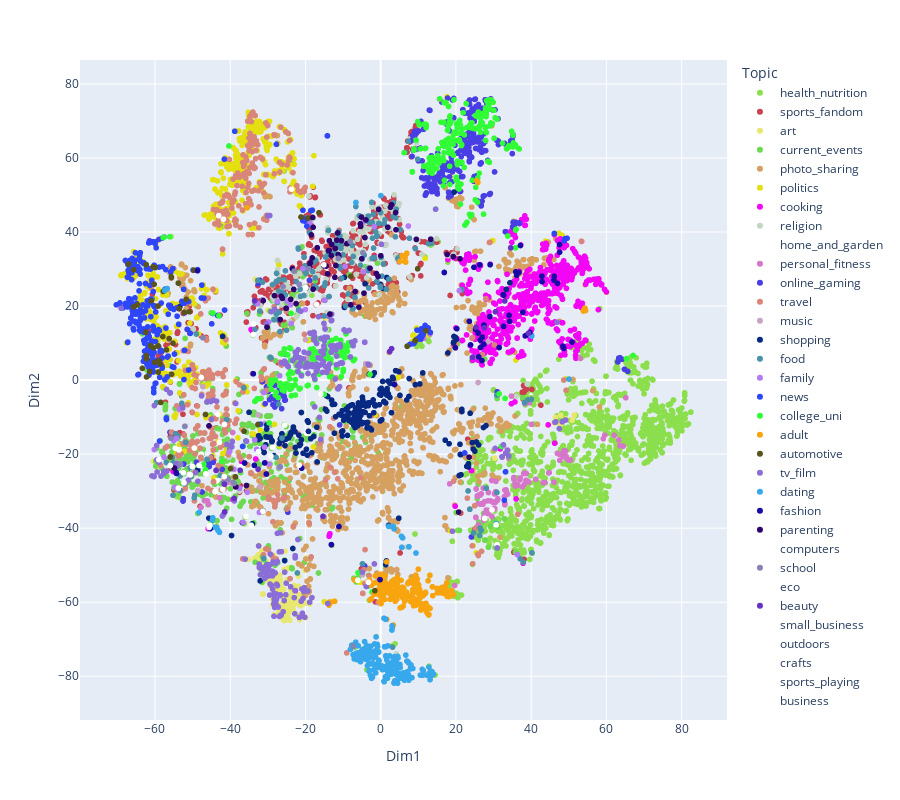

Here is the notebook cell this chart was saved with:
### Code cell
import plotly.express as px
import random
# convert the t-SNE results to a DataFrame
tsne_df = pd.DataFrame(data = tsne_results, columns = ['Dim1', 'Dim2'])

# add the county names to this DataFrame
tsne_df['Topic'] = df['topic'].values

topic_counts = df['topic'].value_counts()


# Get the top 75% topics by count
top_topics = topic_counts.index[:round(len(df['topic'].unique())*0.75)]

# Create a dictionary to map topic to color
color_map = {topic: 'white' if topic not in top_topics else "#{:06x}".format(random.randint(0, 0xFFFFFF)) for topic in tsne_df['Topic'].unique() if topic != 'white'}

# Create an interactive plot and color the points based on the color map
fig = px.scatter(tsne_df, x='Dim1', y='Dim2', hover_data=['Topic'], color='Topic', color_discrete_map=color_map)

# Set the height of the plot to elongate it
fig.update_layout(height=800)

# Show the plot
fig.show()

### Figure 1 — Plotly figure (JSON) as saved in the notebook; plotly's stock layout.template omitted (floating-point values rounded to 4 significant figures; data arrays with more than 128 entries replaced by an {"elided": "..."} marker saying what was removed)
{"data": [{"customdata": {"elided": "1272x1 str values"}, "hovertemplate": "Topic=%{customdata[0]}<br>Dim1=%{x}<br>Dim2=%{y}<extra></extra>", "legendgroup": "health_nutrition", "marker": {"color": "#8bdf4d", "symbol": "circle"}, "mode": "markers", "name": "health_nutrition", "showlegend": true, "type": "scattergl", "x": {"elided": "1272 float values"}, "xaxis": "x", "y": {"elided": "1272 float values"}, "yaxis": "y"}, {"customdata": {"elided": "471x1 str values"}, "hovertemplate": "Topic=%{customdata[0]}<br>Dim1=%{x}<br>Dim2=%{y}<extra></extra>", "legendgroup": "sports_fandom", "marker": {"color": "#cb404e", "symbol": "circle"}, "mode": "markers", "name": "sports_fandom", "showlegend": true, "type": "scattergl", "x": {"elided": "471 float values"}, "xaxis": "x", "y": {"elided": "471 float values"}, "yaxis": "y"}, {"customdata": {"elided": "150x1 str values"}, "hovertemplate": "Topic=%{customdata[0]}<br>Dim1=%{x}<br>Dim2=%{y}<extra></extra>", "legendgroup": "art", "marker": {"color": "#e7e86d", "symbol": "circle"}, "mode": "markers", "name": "art", "showlegend": true, "type": "scattergl", "x": {"elided": "150 float values"}, "xaxis": "x", "y": {"elided": "150 float values"}, "yaxis": "y"}, {"customdata": {"elided": "507x1 str values"}, "hovertemplate": "Topic=%{customdata[0]}<br>Dim1=%{x}<br>Dim2=%{y}<extra></extra>", "legendgroup": "current_events", "marker": {"color": "#6cd951", "symbol": "circle"}, "mode": "markers", "name": "current_events", "showlegend": true, "type": "scattergl", "x": {"elided": "507 float values"}, "xaxis": "x", "y": {"elided": "507 float values"}, "yaxis": "y"}, {"customdata": {"elided": "1254x1 str values"}, "hovertemplate": "Topic=%{customdata[0]}<br>Dim1=%{x}<br>Dim2=%{y}<extra></extra>", "legendgroup": "photo_sharing", "marker": {"color": "#d5a060", "symbol": "circle"}, "mode": "markers", "name": "photo_sharing", "showlegend": true, "type": "scattergl", "x": {"elided": "1254 float values"}, "xaxis": "x", "y": {"elided": "1254 float values"}, "yaxis": "y"}, {"customdata": {"elided": "549x1 str values"}, "hovertemplate": "Topic=%{customdata[0]}<br>Dim1=%{x}<br>Dim2=%{y}<extra></extra>", "legendgroup": "politics", "marker": {"color": "#e4df0f", "symbol": "circle"}, "mode": "markers", "name": "politics", "showlegend": true, "type": "scattergl", "x": {"elided": "549 float values"}, "xaxis": "x", "y": {"elided": "549 float values"}, "yaxis": "y"}, {"customdata": {"elided": "604x1 str values"}, "hovertemplate": "Topic=%{customdata[0]}<br>Dim1=%{x}<br>Dim2=%{y}<extra></extra>", "legendgroup": "cooking", "marker": {"color": "#f305f5", "symbol": "circle"}, "mode": "markers", "name": "cooking", "showlegend": true, "type": "scattergl", "x": {"elided": "604 float values"}, "xaxis": "x", "y": {"elided": "604 float values"}, "yaxis": "y"}, {"customdata": {"elided": "154x1 str values"}, "hovertemplate": "Topic=%{customdata[0]}<br>Dim1=%{x}<br>Dim2=%{y}<extra></extra>", "legendgroup": "religion", "marker": {"color": "#c3d6c6", "symbol": "circle"}, "mode": "markers", "name": "religion", "showlegend": true, "type": "scattergl", "x": {"elided": "154 float values"}, "xaxis": "x", "y": {"elided": "154 float values"}, "yaxis": "y"}, {"customdata": [["home_and_garden"], ["home_and_garden"], ["home_and_garden"], ["home_and_garden"], ["home_and_garden"], ["home_and_garden"], ["home_and_garden"], ["home_and_garden"], ["home_and_garden"], ["home_and_garden"], ["home_and_garden"], ["home_and_garden"]], "hovertemplate": "Topic=%{customdata[0]}<br>Dim1=%{x}<br>Dim2=%{y}<extra></extra>", "legendgroup": "home_and_garden", "marker": {"color": "white", "symbol": "circle"}, "mode": "markers", "name": "home_and_garden", "showlegend": true, "type": "scattergl", "x": [-33.8, -19.78, -47.69, -27.49, -53.22, -53.2, -37.13, -32.52, -2.754, -28.78, -43.52, 30.92], "xaxis": "x", "y": [15.17, -14.32, -20.0, -20.49, -29.42, -29.44, -23.4, -15.94, -52.83, -18.17, -27.18, -44.46], "yaxis": "y"}, {"customdata": [["personal_fitness"], ["personal_fitness"], ["personal_fitness"], ["personal_fitness"], ["personal_fitness"], ["personal_fitness"], ["personal_fitness"], ["personal_fitness"], ["personal_fitness"], ["personal_fitness"], ["personal_fitness"], ["personal_fitness"], ["personal_fitness"], ["personal_fitness"], ["personal_fitness"], ["personal_fitness"], ["personal_fitness"], ["personal_fitness"], ["personal_fitness"], ["personal_fitness"], ["personal_fitness"], ["personal_fitness"], ["personal_fitness"], ["personal_fitness"], ["personal_fitness"], ["personal_fitness"], ["personal_fitness"], ["personal_fitness"], ["personal_fitness"], ["personal_fitness"], ["personal_fitness"], ["personal_fitness"], ["personal_fitness"], ["personal_fitness"], ["personal_fitness"], ["personal_fitness"], ["personal_fitness"], ["personal_fitness"], ["personal_fitness"], ["personal_fitness"], ["personal_fitness"], ["personal_fitness"], ["personal_fitness"], ["personal_fitness"], ["personal_fitness"], ["personal_fitness"], ["personal_fitness"], ["personal_fitness"], ["personal_fitness"], ["personal_fitness"], ["personal_fitness"], ["personal_fitness"], ["personal_fitness"], ["personal_fitness"], ["personal_fitness"], ["personal_fitness"], ["personal_fitness"], ["personal_fitness"], ["personal_fitness"], ["personal_fitness"], ["personal_fitness"], ["personal_fitness"], ["personal_fitness"], ["personal_fitness"], ["personal_fitness"], ["personal_fitness"], ["personal_fitness"], ["personal_fitness"], ["personal_fitness"], ["personal_fitness"], ["personal_fitness"], ["personal_fitness"], ["personal_fitness"], ["personal_fitness"], ["personal_fitness"], ["personal_fitness"], ["personal_fitness"], ["personal_fitness"], ["personal_fitness"], ["personal_fitness"], ["personal_fitness"], ["personal_fitness"], ["personal_fitness"], ["personal_fitness"], ["personal_fitness"], ["personal_fitness"], ["personal_fitness"], ["personal_fitness"], ["personal_fitness"], ["personal_fitness"], ["personal_fitness"], ["personal_fitness"], ["personal_fitness"], ["personal_fitness"], ["personal_fitness"], ["personal_fitness"], ["personal_fitness"], ["personal_fitness"], ["personal_fitness"], ["personal_fitness"], ["personal_fitness"], ["personal_fitness"], ["personal_fitness"], ["personal_fitness"], ["personal_fitness"], ["personal_fitness"], ["personal_fitness"], ["personal_fitness"]], "hovertemplate": "Topic=%{customdata[0]}<br>Dim1=%{x}<br>Dim2=%{y}<extra></extra>", "legendgroup": "personal_fitness", "marker": {"color": "#d675c9", "symbol": "circle"}, "mode": "markers", "name": "personal_fitness", "showlegend": true, "type": "scattergl", "x": [33.53, 38.33, 44.77, 32.91, 30.23, 27.41, 26.83, 30.98, 25.98, 30.47, -42.83, 28.47, 65.15, 29.04, 25.37, 25.27, 49.27, 37.99, 26.58, 30.63, 31.15, 36.44, 26.43, 49.92, -46.07, 50.45, 39.39, 28.55, 37.09, 25.77, 32.88, 43.22, 27.76, 49.08, 27.24, 30.29, 48.46, 30.51, 35.8, 29.49, 33.33, 33.03, 29.92, 38.28, 25.67, 37.67, 35.39, 39.51, 29.21, -46.8, 47.6, 26.45, 43.6, 19.66, 11.43, 46.06, 64.46, 28.51, 30.09, 46.98, 48.71, 59.56, -45.71, 29.82, 38.69, 27.16, 34.73, 18.33, 53.06, 62.1, -47.75, 63.29, 63.57, 25.86, 40.06, 33.01, 30.27, 25.85, 28.7, 28.06, 33.72, 28.64, 25.33, 30.36, 29.92, 32.99, 44.65, 41.2, 38.16, 48.64, 25.37, 38.73, 30.44, 27.61, 47.5, 49.46, 26.74, -39.35, 29.57, 59.18, 36.99, 13.09, 35.71, 27.38, 49.13, 34.05, 35.38, 38.6], "xaxis": "x", "y": [-30.45, -6.337, -25.0, -31.47, -34.79, -37.85, -33.34, -32.52, -39.09, -33.03, -31.8, -35.18, -4.771, 50.14, -29.42, -37.03, -20.57, -25.24, -30.78, -27.37, -32.07, -28.35, -33.51, -21.61, -32.62, -21.61, -27.51, -36.04, -26.46, -31.42, -31.46, -27.68, -35.99, -20.49, -29.17, -34.64, -20.72, -30.14, -28.65, -27.12, -29.68, -33.38, -32.95, -25.13, -31.29, -28.84, -26.32, -6.147, -32.65, -32.59, -21.67, -31.09, -27.68, -55.49, 11.26, -27.57, -17.84, -32.62, -32.94, -19.81, -19.06, -14.86, -33.59, -34.93, -27.05, -33.53, -4.328, -28.03, 5.859, -14.92, -34.34, -16.15, -17.69, -33.39, -11.96, -33.69, -30.7, -31.16, -35.76, -35.09, -30.8, -30.37, -37.15, -30.76, -33.07, -29.71, -25.07, -26.81, -28.17, -19.31, -29.38, -25.23, -30.71, -32.82, -20.04, -21.19, -30.73, -14.15, -36.85, -15.84, -26.94, 12.47, -27.88, -37.18, -19.16, -21.06, -26.76, -27.07], "yaxis": "y"}, {"customdata": {"elided": "321x1 str values"}, "hovertemplate": "Topic=%{customdata[0]}<br>Dim1=%{x}<br>Dim2=%{y}<extra></extra>", "legendgroup": "online_gaming", "marker": {"color": "#483ee3", "symbol": "circle"}, "mode": "markers", "name": "online_gaming", "showlegend": true, "type": "scattergl", "x": {"elided": "321 float values"}, "xaxis": "x", "y": {"elided": "321 float values"}, "yaxis": "y"}, {"customdata": {"elided": "402x1 str values"}, "hovertemplate": "Topic=%{customdata[0]}<br>Dim1=%{x}<br>Dim2=%{y}<extra></extra>", "legendgroup": "travel", "marker": {"color": "#d98679", "symbol": "circle"}, "mode": "markers", "name": "travel", "showlegend": true, "type": "scattergl", "x": {"elided": "402 float values"}, "xaxis": "x", "y": {"elided": "402 float values"}, "yaxis": "y"}, {"customdata": [["music"], ["music"], ["music"], ["music"], ["music"], ["music"], ["music"], ["music"], ["music"], ["music"], ["music"], ["music"], ["music"], ["music"], ["music"], ["music"], ["music"], ["music"], ["music"], ["music"], ["music"], ["music"], ["music"], ["music"], ["music"], ["music"], ["music"], ["music"], ["music"], ["music"], ["music"], ["music"], ["music"], ["music"], ["music"], ["music"], ["music"], ["music"], ["music"]], "hovertemplate": "Topic=%{customdata[0]}<br>Dim1=%{x}<br>Dim2=%{y}<extra></extra>", "legendgroup": "music", "marker": {"color": "#c9a2c4", "symbol": "circle"}, "mode": "markers", "name": "music", "showlegend": true, "type": "scattergl", "x": [-3.991, -48.64, -19.57, -47.28, -19.95, -32.14, 32.45, -15.16, -39.5, -12.23, -4.826, -39.53, 32.42, 32.64, -20.39, -21.5, -17.58, -13.08, -18.91, -8.014, -16.96, -11.5, -25.08, -17.6, -55.73, -16.98, 25.89, -30.87, 28.57, -54.16, -29.75, -14.87, -54.18, -11.12, -56.25, -17.05, -19.33, -32.59, -14.57], "xaxis": "x", "y": [4.423, -29.82, 5.058, -1.753, 10.93, -28.84, -17.71, 5.082, -16.43, 7.244, -52.58, -28.06, -17.76, -17.88, 4.709, 4.355, 6.192, 10.58, 4.599, 9.411, 7.689, 3.408, 6.926, -7.222, -22.94, 4.283, -0.6445, -11.7, 10.39, -29.24, -12.44, 14.3, -22.32, 8.008, 10.82, 6.286, 6.478, -9.377, 2.453], "yaxis": "y"}, {"customdata": {"elided": "232x1 str values"}, "hovertemplate": "Topic=%{customdata[0]}<br>Dim1=%{x}<br>Dim2=%{y}<extra></extra>", "legendgroup": "shopping", "marker": {"color": "#072984", "symbol": "circle"}, "mode": "markers", "name": "shopping", "showlegend": true, "type": "scattergl", "x": {"elided": "232 float values"}, "xaxis": "x", "y": {"elided": "232 float values"}, "yaxis": "y"}, {"customdata": {"elided": "186x1 str values"}, "hovertemplate": "Topic=%{customdata[0]}<br>Dim1=%{x}<br>Dim2=%{y}<extra></extra>", "legendgroup": "food", "marker": {"color": "#4a91ab", "symbol": "circle"}, "mode": "markers", "name": "food", "showlegend": true, "type": "scattergl", "x": {"elided": "186 float values"}, "xaxis": "x", "y": {"elided": "186 float values"}, "yaxis": "y"}, {"customdata": [["family"], ["family"], ["family"], ["family"], ["family"], ["family"], ["family"], ["family"], ["family"], ["family"], ["family"], ["family"], ["family"], ["family"], ["family"], ["family"], ["family"], ["family"], ["family"], ["family"], ["family"], ["family"], ["family"], ["family"], ["family"], ["family"], ["family"], ["family"], ["family"], ["family"], ["family"], ["family"], ["family"], ["family"], ["family"], ["family"], ["family"], ["family"], ["family"], ["family"], ["family"], ["family"], ["family"], ["family"], ["family"], ["family"]], "hovertemplate": "Topic=%{customdata[0]}<br>Dim1=%{x}<br>Dim2=%{y}<extra></extra>", "legendgroup": "family", "marker": {"color": "#b57af5", "symbol": "circle"}, "mode": "markers", "name": "family", "showlegend": true, "type": "scattergl", "x": [-31.15, -4.804, -41.12, -20.98, -18.79, -40.15, -54.3, -0.6589, -24.25, -23.8, -26.96, -40.31, -21.69, -29.79, -31.38, 20.87, -14.96, -32.97, -27.45, -54.0, -53.45, -32.7, -55.04, -32.26, -54.97, -4.578, -33.47, 5.573, -39.02, -36.6, -24.01, -24.81, -30.88, 7.351, -57.58, -20.68, 36.3, -54.75, -29.67, -37.47, -60.18, -26.84, -35.47, -1.718, -9.466, -20.02], "xaxis": "x", "y": [-3.35, 42.55, -27.64, -23.58, 42.34, -19.28, -15.78, -60.12, 21.4, 15.3, -23.54, -19.47, 25.82, 15.7, 21.69, 24.16, 21.61, -18.71, 21.27, -29.55, -7.811, 20.7, -16.34, -35.76, -16.17, 29.25, -16.15, -45.18, -24.09, -38.43, 20.33, 21.36, -18.1, 41.62, -20.9, 30.13, -47.14, -28.97, -22.71, -29.19, -18.75, 1.181, -30.3, 41.44, 30.7, 19.06], "yaxis": "y"}, {"customdata": {"elided": "276x1 str values"}, "hovertemplate": "Topic=%{customdata[0]}<br>Dim1=%{x}<br>Dim2=%{y}<extra></extra>", "legendgroup": "news", "marker": {"color": "#2d46fa", "symbol": "circle"}, "mode": "markers", "name": "news", "showlegend": true, "type": "scattergl", "x": {"elided": "276 float values"}, "xaxis": "x", "y": {"elided": "276 float values"}, "yaxis": "y"}, {"customdata": {"elided": "370x1 str values"}, "hovertemplate": "Topic=%{customdata[0]}<br>Dim1=%{x}<br>Dim2=%{y}<extra></extra>", "legendgroup": "college_uni", "marker": {"color": "#31fd37", "symbol": "circle"}, "mode": "markers", "name": "college_uni", "showlegend": true, "type": "scattergl", "x": {"elided": "370 float values"}, "xaxis": "x", "y": {"elided": "370 float values"}, "yaxis": "y"}, {"customdata": {"elided": "210x1 str values"}, "hovertemplate": "Topic=%{customdata[0]}<br>Dim1=%{x}<br>Dim2=%{y}<extra></extra>", "legendgroup": "adult", "marker": {"color": "#f8a40e", "symbol": "circle"}, "mode": "markers", "name": "adult", "showlegend": true, "type": "scattergl", "x": {"elided": "210 float values"}, "xaxis": "x", "y": {"elided": "210 float values"}, "yaxis": "y"}, {"customdata": [["automotive"], ["automotive"], ["automotive"], ["automotive"], ["automotive"], ["automotive"], ["automotive"], ["automotive"], ["automotive"], ["automotive"], ["automotive"], ["automotive"], ["automotive"], ["automotive"], ["automotive"], ["automotive"], ["automotive"], ["automotive"], ["automotive"], ["automotive"], ["automotive"], ["automotive"], ["automotive"], ["automotive"], ["automotive"], ["automotive"], ["automotive"], ["automotive"], ["automotive"], ["automotive"], ["automotive"], ["automotive"], ["automotive"], ["automotive"], ["automotive"], ["automotive"], ["automotive"], ["automotive"], ["automotive"], ["automotive"], ["automotive"], ["automotive"], ["automotive"], ["automotive"], ["automotive"], ["automotive"], ["automotive"], ["automotive"], ["automotive"], ["automotive"], ["automotive"], ["automotive"], ["automotive"]], "hovertemplate": "Topic=%{customdata[0]}<br>Dim1=%{x}<br>Dim2=%{y}<extra></extra>", "legendgroup": "automotive", "marker": {"color": "#59531c", "symbol": "circle"}, "mode": "markers", "name": "automotive", "showlegend": true, "type": "scattergl", "x": [-49.69, -50.88, -51.7, -59.19, -38.59, -56.24, -60.39, -61.38, -36.31, -63.35, -21.18, -64.63, -16.4, -57.81, -60.22, -58.91, -65.7, -52.22, 9.21, -46.57, -53.8, -62.3, -53.55, -60.11, -59.96, -62.43, 9.823, -55.68, -55.21, -61.18, -62.24, -55.59, -62.24, -55.62, -57.9, 7.027, -55.95, -62.32, -58.48, -32.63, -59.12, -39.9, -61.01, -59.13, -58.64, -67.04, -19.36, -1.55, -60.52, -7.944, 12.02, -56.95, -65.69], "xaxis": "x", "y": [29.67, 18.46, 21.81, 20.0, -26.14, 11.22, 8.721, 2.334, -13.83, 3.178, 44.06, 20.36, 45.22, 23.95, 25.89, 5.235, 29.82, 18.31, 10.7, -9.293, 26.21, 6.647, 19.34, 4.813, 30.37, 12.93, 30.07, 27.94, 9.948, 9.325, 5.743, 1.587, 0.8507, 27.72, 11.77, 9.142, -20.76, 31.2, -6.028, -11.99, 9.24, -23.91, 21.4, 2.184, 4.333, 31.35, 43.75, -56.89, 30.62, 28.03, 13.35, 8.157, 19.79], "yaxis": "y"}, {"customdata": {"elided": "255x1 str values"}, "hovertemplate": "Topic=%{customdata[0]}<br>Dim1=%{x}<br>Dim2=%{y}<extra></extra>", "legendgroup": "tv_film", "marker": {"color": "#8a6dd6", "symbol": "circle"}, "mode": "markers", "name": "tv_film", "showlegend": true, "type": "scattergl", "x": {"elided": "255 float values"}, "xaxis": "x", "y": {"elided": "255 float values"}, "yaxis": "y"}, {"customdata": {"elided": "212x1 str values"}, "hovertemplate": "Topic=%{customdata[0]}<br>Dim1=%{x}<br>Dim2=%{y}<extra></extra>", "legendgroup": "dating", "marker": {"color": "#36a8eb", "symbol": "circle"}, "mode": "markers", "name": "dating", "showlegend": true, "type": "scattergl", "x": {"elided": "212 float values"}, "xaxis": "x", "y": {"elided": "212 float values"}, "yaxis": "y"}, {"customdata": [["fashion"], ["fashion"], ["fashion"], ["fashion"], ["fashion"], ["fashion"], ["fashion"], ["fashion"], ["fashion"], ["fashion"], ["fashion"], ["fashion"], ["fashion"], ["fashion"], ["fashion"], ["fashion"], ["fashion"], ["fashion"], ["fashion"], ["fashion"], ["fashion"], ["fashion"], ["fashion"], ["fashion"], ["fashion"], ["fashion"], ["fashion"], ["fashion"], ["fashion"], ["fashion"], ["fashion"], ["fashion"], ["fashion"], ["fashion"], ["fashion"], ["fashion"], ["fashion"], ["fashion"], ["fashion"], ["fashion"], ["fashion"], ["fashion"], ["fashion"], ["fashion"], ["fashion"], ["fashion"], ["fashion"], ["fashion"], ["fashion"], ["fashion"], ["fashion"], ["fashion"], ["fashion"], ["fashion"], ["fashion"]], "hovertemplate": "Topic=%{customdata[0]}<br>Dim1=%{x}<br>Dim2=%{y}<extra></extra>", "legendgroup": "fashion", "marker": {"color": "#190ca6", "symbol": "circle"}, "mode": "markers", "name": "fashion", "showlegend": true, "type": "scattergl", "x": [38.41, 47.54, 26.34, 26.92, 42.86, 26.58, -54.38, 23.56, 16.92, 32.58, 48.68, 46.04, 36.76, 42.89, 27.41, 25.21, 27.44, 35.89, -33.86, 34.27, 27.01, -11.1, -45.34, -54.29, -36.17, 39.64, -48.69, -13.11, 31.48, 50.85, 25.91, 37.79, -30.41, 29.08, -21.0, 29.02, 19.85, 48.45, 37.14, 46.99, 20.23, 26.45, 32.7, 3.674, 34.13, -30.86, 47.56, 23.87, 32.67, 26.05, 24.78, 46.13, -0.1785, 36.15, -33.59], "xaxis": "x", "y": [11.95, 36.62, 31.13, 5.284, 28.08, 8.816, -24.95, 15.89, 29.09, 23.09, 8.583, 27.02, 29.09, 26.57, 9.661, 13.73, 14.88, 29.24, 1.705, 15.85, 11.6, -39.55, -40.14, -25.22, -22.39, 12.9, 29.56, -44.45, 8.804, 10.28, 12.72, 18.34, -25.38, 31.17, -23.8, 17.15, 8.712, 9.163, 36.37, 26.13, 13.88, 10.81, 22.96, -1.195, 17.5, -22.38, 34.56, 9.505, 14.52, 6.288, 30.47, 28.03, -53.92, 28.31, -23.03], "yaxis": "y"}, {"customdata": [["parenting"], ["parenting"], ["parenting"], ["parenting"], ["parenting"], ["parenting"], ["parenting"], ["parenting"], ["parenting"], ["parenting"], ["parenting"], ["parenting"], ["parenting"], ["parenting"], ["parenting"], ["parenting"], ["parenting"], ["parenting"], ["parenting"], ["parenting"], ["parenting"], ["parenting"], ["parenting"], ["parenting"], ["parenting"], ["parenting"], ["parenting"], ["parenting"], ["parenting"], ["parenting"], ["parenting"], ["parenting"], ["parenting"], ["parenting"], ["parenting"], ["parenting"], ["parenting"], ["parenting"], ["parenting"], ["parenting"], ["parenting"], ["parenting"], ["parenting"], ["parenting"], ["parenting"], ["parenting"], ["parenting"], ["parenting"], ["parenting"], ["parenting"], ["parenting"], ["parenting"], ["parenting"], ["parenting"], ["parenting"], ["parenting"], ["parenting"], ["parenting"], ["parenting"], ["parenting"], ["parenting"], ["parenting"], ["parenting"], ["parenting"], ["parenting"], ["parenting"], ["parenting"], ["parenting"], ["parenting"]], "hovertemplate": "Topic=%{customdata[0]}<br>Dim1=%{x}<br>Dim2=%{y}<extra></extra>", "legendgroup": "parenting", "marker": {"color": "#2d036e", "symbol": "circle"}, "mode": "markers", "name": "parenting", "showlegend": true, "type": "scattergl", "x": [-11.12, -7.949, -18.69, -10.42, 20.74, -14.12, -2.839, -5.422, -3.929, -6.795, 2.587, -17.95, -12.06, -31.23, 3.967, -23.1, -17.96, -4.999, -8.987, -18.88, -13.02, 17.65, -26.72, -0.7021, -35.69, -22.49, -13.48, -30.22, 9.466, -38.52, -28.23, -18.21, -16.88, -18.07, -5.32, -18.44, -13.9, -13.15, -1.159, -4.439, -26.12, -11.68, -26.45, -5.797, -11.31, -45.64, -12.18, 0.02807, -54.84, -11.44, 4.063, 23.5, -15.12, -25.14, -18.77, -23.47, -11.91, -13.65, 2.875, -5.112, 1.893, -23.91, -0.5589, 19.29, -13.71, -4.201, 21.08, -14.5, 13.3], "xaxis": "x", "y": [33.48, 20.34, 31.67, 37.68, -35.66, 28.7, 30.22, 42.22, 43.26, 23.94, 46.7, 41.28, 35.56, 21.47, 45.27, 24.51, 24.57, 32.75, 36.86, 30.43, 36.65, 33.95, 16.36, 27.99, -28.47, 20.68, 17.84, 14.29, 38.03, -28.85, 22.82, 33.01, 35.75, 43.94, 41.53, 39.23, 34.94, 33.63, 28.79, 23.49, 22.07, 37.82, 22.64, 19.71, 33.92, -12.36, 27.78, 33.6, -23.77, 39.76, 40.61, -20.82, 30.87, 19.39, 31.52, 30.08, 30.94, 37.67, 47.37, 44.04, 41.3, 21.82, 46.14, 33.37, 35.0, 38.5, 32.79, 30.8, 38.07], "yaxis": "y"}, {"customdata": [["computers"], ["computers"], ["computers"], ["computers"], ["computers"], ["computers"], ["computers"], ["computers"], ["computers"], ["computers"], ["computers"], ["computers"], ["computers"], ["computers"], ["computers"]], "hovertemplate": "Topic=%{customdata[0]}<br>Dim1=%{x}<br>Dim2=%{y}<extra></extra>", "legendgroup": "computers", "marker": {"color": "white", "symbol": "circle"}, "mode": "markers", "name": "computers", "showlegend": true, "type": "scattergl", "x": [-25.53, -50.6, -49.53, -45.61, -43.08, -43.24, -45.41, -6.079, -41.81, -54.62, -31.3, -34.42, -29.18, -47.7, -23.71], "xaxis": "x", "y": [-12.15, -25.61, -18.35, -39.79, 44.42, -9.236, -39.26, -54.07, 43.47, -18.38, -35.42, -39.22, -20.5, 0.6857, 51.58], "yaxis": "y"}, {"customdata": [["school"], ["school"], ["school"], ["school"], ["school"], ["school"], ["school"], ["school"], ["school"], ["school"], ["school"], ["school"], ["school"], ["school"], ["school"], ["school"], ["school"]], "hovertemplate": "Topic=%{customdata[0]}<br>Dim1=%{x}<br>Dim2=%{y}<extra></extra>", "legendgroup": "school", "marker": {"color": "#8684b7", "symbol": "circle"}, "mode": "markers", "name": "school", "showlegend": true, "type": "scattergl", "x": [-8.05, -38.96, -19.08, -40.54, -23.0, -26.67, -11.29, -55.77, -47.28, -39.24, -7.295, -25.96, -41.71, -52.03, -21.61, -4.736, -53.17], "xaxis": "x", "y": [37.48, -27.92, 30.11, -26.71, 29.44, -23.4, 32.87, -15.69, 11.43, -27.62, -71.91, 25.23, -27.66, -12.46, 25.89, 34.4, -22.78], "yaxis": "y"}, {"customdata": [["eco"], ["eco"], ["eco"], ["eco"], ["eco"], ["eco"]], "hovertemplate": "Topic=%{customdata[0]}<br>Dim1=%{x}<br>Dim2=%{y}<extra></extra>", "legendgroup": "eco", "marker": {"color": "white", "symbol": "circle"}, "mode": "markers", "name": "eco", "showlegend": true, "type": "scattergl", "x": [-53.78, -3.278, -50.04, -42.0, -32.48, -53.66], "xaxis": "x", "y": [-29.19, -54.61, -23.37, -29.47, -19.31, -18.86], "yaxis": "y"}, {"customdata": [["beauty"], ["beauty"], ["beauty"], ["beauty"], ["beauty"], ["beauty"], ["beauty"], ["beauty"], ["beauty"], ["beauty"], ["beauty"], ["beauty"], ["beauty"], ["beauty"], ["beauty"], ["beauty"], ["beauty"]], "hovertemplate": "Topic=%{customdata[0]}<br>Dim1=%{x}<br>Dim2=%{y}<extra></extra>", "legendgroup": "beauty", "marker": {"color": "#6631c4", "symbol": "circle"}, "mode": "markers", "name": "beauty", "showlegend": true, "type": "scattergl", "x": [34.55, 32.95, -38.92, -37.36, 39.28, -15.34, 2.888, 2.393, -33.52, 25.33, 30.48, 24.38, 27.55, -32.6, -41.47, -43.77, -41.55], "xaxis": "x", "y": [35.73, 21.38, -31.96, -24.35, 12.67, -36.82, 8.486, 7.716, 21.44, 14.26, 18.45, 6.156, 14.13, -24.06, -35.59, -24.4, -28.11], "yaxis": "y"}, {"customdata": [["small_business"]], "hovertemplate": "Topic=%{customdata[0]}<br>Dim1=%{x}<br>Dim2=%{y}<extra></extra>", "legendgroup": "small_business", "marker": {"color": "white", "symbol": "circle"}, "mode": "markers", "name": "small_business", "showlegend": true, "type": "scattergl", "x": [-58.98], "xaxis": "x", "y": [-21.51], "yaxis": "y"}, {"customdata": [["outdoors"], ["outdoors"], ["outdoors"], ["outdoors"]], "hovertemplate": "Topic=%{customdata[0]}<br>Dim1=%{x}<br>Dim2=%{y}<extra></extra>", "legendgroup": "outdoors", "marker": {"color": "white", "symbol": "circle"}, "mode": "markers", "name": "outdoors", "showlegend": true, "type": "scattergl", "x": [30.71, -48.29, 27.63, 29.58], "xaxis": "x", "y": [-39.11, -23.06, -37.36, -35.07], "yaxis": "y"}, {"customdata": [["crafts"], ["crafts"], ["crafts"], ["crafts"]], "hovertemplate": "Topic=%{customdata[0]}<br>Dim1=%{x}<br>Dim2=%{y}<extra></extra>", "legendgroup": "crafts", "marker": {"color": "white", "symbol": "circle"}, "mode": "markers", "name": "crafts", "showlegend": true, "type": "scattergl", "x": [-41.6, -17.05, -19.96, -15.11], "xaxis": "x", "y": [-26.04, 20.43, 24.94, 31.13], "yaxis": "y"}, {"customdata": [["sports_playing"], ["sports_playing"], ["sports_playing"], ["sports_playing"], ["sports_playing"], ["sports_playing"], ["sports_playing"], ["sports_playing"]], "hovertemplate": "Topic=%{customdata[0]}<br>Dim1=%{x}<br>Dim2=%{y}<extra></extra>", "legendgroup": "sports_playing", "marker": {"color": "white", "symbol": "circle"}, "mode": "markers", "name": "sports_playing", "showlegend": true, "type": "scattergl", "x": [-52.45, -44.03, -21.7, -33.85, -42.87, -55.94, -35.82, -52.3], "xaxis": "x", "y": [-25.04, -30.11, -22.98, 12.31, -16.82, -23.07, -36.81, -27.74], "yaxis": "y"}, {"customdata": [["business"], ["business"], ["business"]], "hovertemplate": "Topic=%{customdata[0]}<br>Dim1=%{x}<br>Dim2=%{y}<extra></extra>", "legendgroup": "business", "marker": {"color": "white", "symbol": "circle"}, "mode": "markers", "name": "business", "showlegend": true, "type": "scattergl", "x": [-41.53, -15.96, -46.48], "xaxis": "x", "y": [-11.96, -3.733, -25.33], "yaxis": "y"}], "layout": {"height": 800, "legend": {"title": {"text": "Topic"}, "tracegroupgap": 0}, "margin": {"t": 60}, "xaxis": {"anchor": "y", "domain": [0, 1], "title": {"text": "Dim1"}}, "yaxis": {"anchor": "x", "domain": [0, 1], "title": {"text": "Dim2"}}}}
